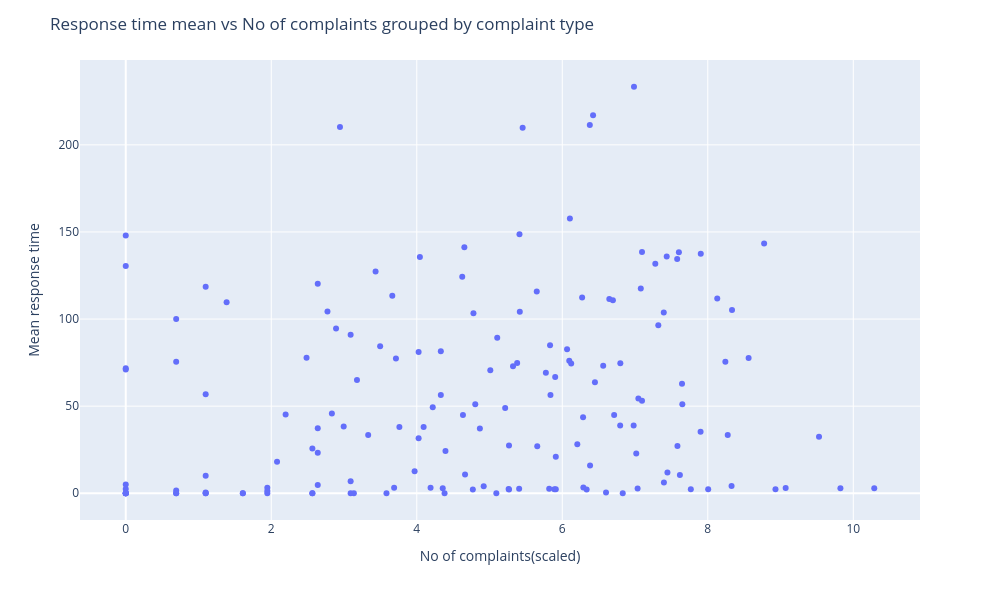

Notebook code for this chart:
### Code cell
fig = px.scatter(
    x=np.log(df.complaint_type.value_counts()[index]),
    y=ts,
    hover_name=ts.index,
    hover_data = [df.complaint_type.value_counts()[index]]
)

fig.update_layout(
    title='Response time mean vs No of complaints grouped by complaint type',
    xaxis_title = 'No of complaints(scaled)',
    yaxis_title = 'Mean response time',
    width=1000,
    height=600
)

fig.show()

### Figure 1 — Plotly figure (JSON) as saved in the notebook; plotly's stock layout.template omitted (floating-point values rounded to 4 significant figures; data arrays with more than 128 entries replaced by an {"elided": "..."} marker saying what was removed)
{"data": [{"customdata": {"elided": "158x1 int values"}, "hovertemplate": "<b>%{hovertext}</b><br><br>x=%{x}<br>y=%{y}<br>hover_data_0=%{customdata[0]}<extra></extra>", "hovertext": {"elided": "158 str values"}, "legendgroup": "", "marker": {"color": "#636efa", "symbol": "circle"}, "mode": "markers", "name": "", "orientation": "v", "showlegend": false, "type": "scatter", "x": {"elided": "158 float values"}, "xaxis": "x", "y": {"elided": "158 float values"}, "yaxis": "y"}], "layout": {"height": 600, "legend": {"tracegroupgap": 0}, "margin": {"t": 60}, "title": {"text": "Response time mean vs No of complaints grouped by complaint type"}, "width": 1000, "xaxis": {"anchor": "y", "domain": [0, 1], "title": {"text": "No of complaints(scaled)"}}, "yaxis": {"anchor": "x", "domain": [0, 1], "title": {"text": "Mean response time"}}}}
